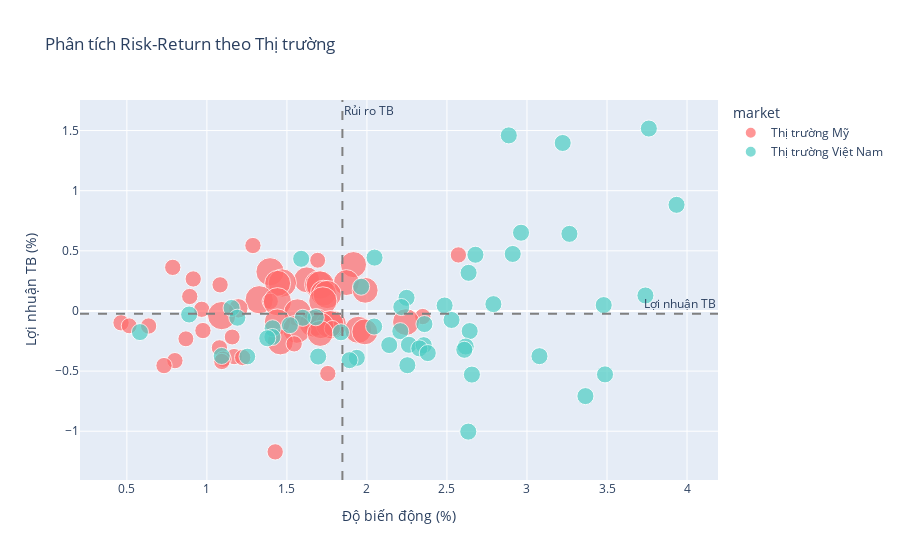

Notebook code cell kept with this figure:
### Code cell
# ⚖️ 4. RISK-RETURN ANALYSIS
def get_risk_return_data():
    query = """
    SELECT 
        symbol,
        CASE 
            WHEN source_name IN ('Alpha Vantage', 'Polygon.io') THEN 'Thị trường Mỹ'
            WHEN source_name = 'Yahoo Finance' THEN 'Thị trường Việt Nam'
        END as market,
        COUNT(*) as trading_days,
        AVG(daily_return) as avg_return,
        STDDEV(daily_return) as volatility,
        AVG(volume) as avg_volume
    FROM stocks.stocks_daily_all
    WHERE daily_return IS NOT NULL
    GROUP BY symbol, 
        CASE 
            WHEN source_name IN ('Alpha Vantage', 'Polygon.io') THEN 'Thị trường Mỹ'
            WHEN source_name = 'Yahoo Finance' THEN 'Thị trường Việt Nam'
        END
    HAVING COUNT(*) >= 5
    ORDER BY market, avg_return DESC
    """
    return pd.read_sql(query, conn)

df_risk_return = get_risk_return_data()

# Scatter plot Risk-Return
fig = px.scatter(df_risk_return, x='volatility', y='avg_return', 
                 color='market', size='trading_days',
                 title='Phân tích Risk-Return theo Thị trường',
                 labels={'volatility': 'Độ biến động (%)', 'avg_return': 'Lợi nhuận TB (%)'},
                 color_discrete_map={'Thị trường Mỹ': '#FF6B6B', 'Thị trường Việt Nam': '#4ECDC4'})

# Thêm đường trung bình
fig.add_hline(y=df_risk_return['avg_return'].mean(), line_dash="dash", line_color="gray",
              annotation_text="Lợi nhuận TB")
fig.add_vline(x=df_risk_return['volatility'].mean(), line_dash="dash", line_color="gray",
              annotation_text="Rủi ro TB")

fig.show()

# Thống kê Risk-Return
print("\n📊 THỐNG KÊ RISK-RETURN:")
stats = df_risk_return.groupby('market').agg({
    'avg_return': ['mean', 'std'],
    'volatility': ['mean', 'std'],
    'symbol': 'count'
}).round(3)
print(stats)

### Figure 1 — Plotly figure (JSON) as saved in the notebook; plotly's stock layout.template omitted (floating-point values rounded to 4 significant figures)
{"data": [{"hovertemplate": "market=Thị trường Mỹ<br>Độ biến động (%)=%{x}<br>Lợi nhuận TB (%)=%{y}<br>trading_days=%{marker.size}<extra></extra>", "legendgroup": "Thị trường Mỹ", "marker": {"color": "#FF6B6B", "size": [21, 21, 20, 54, 21, 63, 21, 53, 53, 63, 53, 63, 21, 63, 53, 53, 63, 21, 63, 63, 21, 63, 30, 21, 59, 63, 21, 54, 57, 58, 21, 58, 63, 62, 53, 20, 21, 21, 63, 58, 21, 53, 53, 20, 20, 54, 21, 21, 21, 21, 21, 21, 21, 21, 21, 21], "sizemode": "area", "sizeref": 0.1575, "symbol": "circle"}, "mode": "markers", "name": "Thị trường Mỹ", "orientation": "v", "showlegend": true, "type": "scatter", "x": [1.288, 2.571, 1.692, 1.916, 0.7866, 1.395, 0.9145, 1.624, 1.871, 1.471, 1.442, 1.699, 1.083, 1.708, 1.989, 1.728, 1.752, 0.8929, 1.327, 1.724, 1.396, 1.441, 1.196, 0.9678, 1.566, 1.092, 2.349, 1.44, 2.244, 1.685, 0.4635, 1.662, 1.784, 1.769, 1.712, 0.5146, 0.6359, 1.784, 1.562, 1.946, 0.9753, 1.987, 1.708, 1.158, 0.8688, 1.459, 1.545, 1.078, 1.17, 1.224, 1.102, 0.8002, 1.093, 0.7321, 1.756, 1.427], "xaxis": "x", "y": [0.5441, 0.4657, 0.4217, 0.3853, 0.3624, 0.326, 0.2661, 0.2589, 0.236, 0.2325, 0.2301, 0.218, 0.2171, 0.2161, 0.172, 0.1476, 0.1366, 0.1202, 0.09334, 0.08349, 0.08025, 0.07678, 0.02172, 0.01385, -0.01248, -0.03862, -0.04653, -0.09132, -0.09249, -0.09301, -0.09856, -0.1041, -0.1134, -0.1135, -0.1225, -0.1238, -0.1253, -0.1471, -0.1518, -0.157, -0.163, -0.1737, -0.1872, -0.2167, -0.2317, -0.2568, -0.2736, -0.3068, -0.3793, -0.3871, -0.4007, -0.4132, -0.4201, -0.4542, -0.5205, -1.172], "yaxis": "y"}, {"hovertemplate": "market=Thị trường Việt Nam<br>Độ biến động (%)=%{x}<br>Lợi nhuận TB (%)=%{y}<br>trading_days=%{marker.size}<extra></extra>", "legendgroup": "Thị trường Việt Nam", "marker": {"color": "#4ECDC4", "size": [23, 23, 23, 23, 23, 23, 23, 23, 23, 23, 23, 23, 23, 23, 23, 23, 23, 23, 23, 23, 23, 23, 23, 23, 23, 23, 23, 23, 23, 23, 23, 23, 23, 23, 23, 23, 23, 23, 23, 23, 23, 23, 23, 22, 23, 23, 23, 23, 23, 23, 23, 23], "sizemode": "area", "sizeref": 0.1575, "symbol": "circle"}, "mode": "markers", "name": "Thị trường Việt Nam", "orientation": "v", "showlegend": true, "type": "scatter", "x": [3.761, 2.886, 3.223, 3.935, 2.963, 3.265, 2.911, 2.678, 2.048, 1.589, 2.635, 1.964, 3.74, 2.248, 2.79, 3.479, 2.485, 2.215, 1.154, 0.8891, 1.68, 1.19, 1.599, 2.529, 2.359, 1.519, 2.045, 1.411, 2.642, 2.208, 0.5817, 1.838, 1.409, 1.377, 2.262, 2.139, 2.355, 2.617, 2.328, 2.608, 2.38, 1.092, 3.078, 1.253, 1.695, 1.937, 1.891, 2.253, 3.488, 2.656, 3.365, 2.633], "xaxis": "x", "y": [1.517, 1.46, 1.397, 0.8825, 0.6506, 0.6409, 0.474, 0.4673, 0.4434, 0.4335, 0.3171, 0.2017, 0.1287, 0.1091, 0.05669, 0.0487, 0.0454, 0.03266, 0.02493, -0.02955, -0.05248, -0.05623, -0.05695, -0.07481, -0.109, -0.118, -0.1294, -0.1444, -0.1673, -0.168, -0.1757, -0.1773, -0.2167, -0.227, -0.2813, -0.2836, -0.2846, -0.2958, -0.3111, -0.323, -0.3502, -0.3742, -0.3759, -0.3788, -0.3792, -0.39, -0.4091, -0.4512, -0.5274, -0.5291, -0.7081, -1.003], "yaxis": "y"}], "layout": {"annotations": [{"showarrow": false, "text": "Lợi nhuận TB", "x": 1, "xanchor": "right", "xref": "x domain", "y": -0.02305, "yanchor": "bottom", "yref": "y"}, {"showarrow": false, "text": "Rủi ro TB", "x": 1.847, "xanchor": "left", "xref": "x", "y": 1, "yanchor": "top", "yref": "y domain"}], "autosize": true, "legend": {"itemsizing": "constant", "title": {"text": "market"}, "tracegroupgap": 0}, "shapes": [{"line": {"color": "gray", "dash": "dash"}, "type": "line", "x0": 0, "x1": 1, "xref": "x domain", "y0": -0.02305, "y1": -0.02305, "yref": "y"}, {"line": {"color": "gray", "dash": "dash"}, "type": "line", "x0": 1.847, "x1": 1.847, "xref": "x", "y0": 0, "y1": 1, "yref": "y domain"}], "title": {"text": "Phân tích Risk-Return theo Thị trường"}, "xaxis": {"anchor": "y", "autorange": true, "domain": [0, 1], "range": [0.2104, 4.19], "title": {"text": "Độ biến động (%)"}, "type": "linear"}, "yaxis": {"anchor": "x", "autorange": true, "domain": [0, 1], "range": [-1.512, 1.865], "title": {"text": "Lợi nhuận TB (%)"}, "type": "linear"}}}
